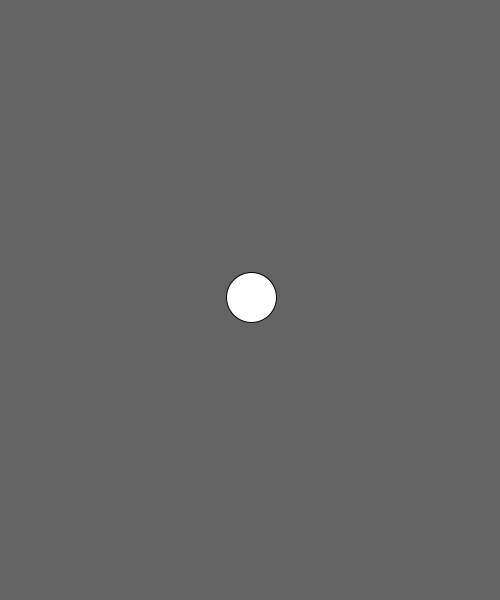
Frame 1 (no input)
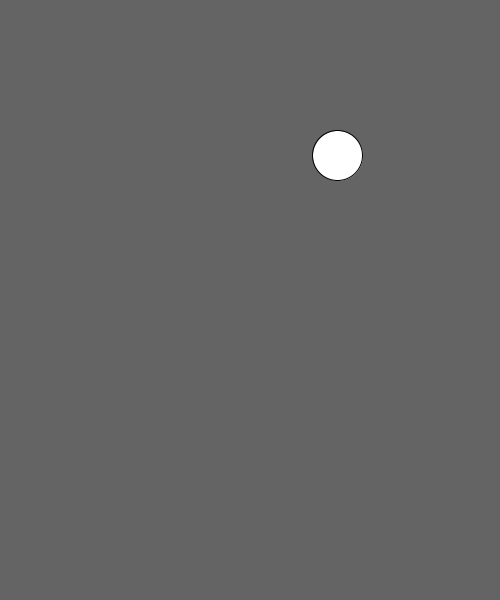
Frame 60 (the mouse pressed at the canvas centre just before this capture)
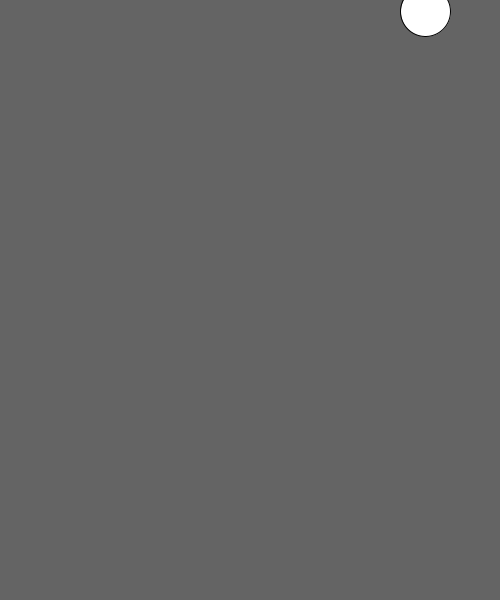
Frame 120 (the mouse held since frame 60 and released just before this capture)

The Processing sketch that drew these frames (run headless with seeded random() and noise(); from frame 60 on, the mouse is pressed at the canvas centre):

// Processing sketch: day4_05_bouncingBalls_objects_step1
// ── day4_05_bouncingBalls_objects_step1.pde
Ball b;

void setup() {
  size(500, 600);
  background(100);
  // create a "new" object with the class "Ball"
  b = new Ball();
}

void draw() {
  background(100);
  
  b.move();
  b.bounce();
  b.display();
}











class Ball {
  // variables(properties)
  float x, y;
  float size;
  float xSpd, ySpd;
  // There is a very very very special function called "Constructor function"
  Ball() {
    // like setup() in Processing
    x = width/2;
    y = height/2;
    size = 50;
    xSpd = random(-5, 5);
    ySpd = random(-5, 5);
  }
  // functions(methods, actions, behaviors!)
  void display() {
    ellipse(x, y, size, size);
  }
  void move() {
    x += xSpd;
    y += ySpd;
  }
  void bounce() {
    if (x < 0 || x > width) {
      xSpd = -xSpd;
    }
    if (y < 0 || y > height) {
      ySpd = -ySpd;
    }
  }
}
